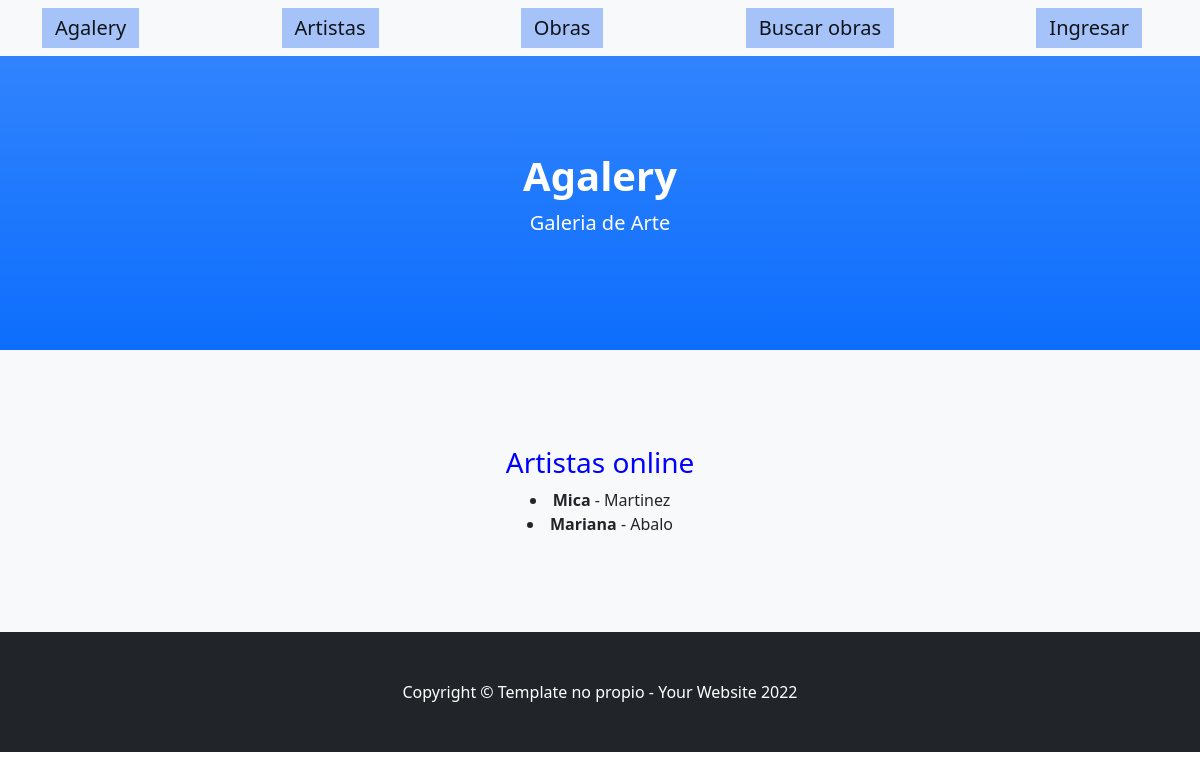
The page /agalery/artista/ on the database its author committed.
### agalery/models.py (models this page shows, shortened)
class artista(models.Model):
    usuario = models.ForeignKey(user, verbose_name="Usuario Artista", default=1, on_delete=models.SET_DEFAULT)
    nombre = models.CharField(max_length=100, help_text="Nombre")
    apellido = models.CharField(max_length=100, help_text="Apellido")
    bio = models.TextField(max_length=300, help_text="Descripción de la obre en 300 caracteres")

### agalery/views.py (the view)
# urls.py: path('artista/', views.lista_artistas, name='artista'),
def lista_artistas(request):
    art = artista.objects.all()
    return render(request, 'agalery/artista.html', {'art': art})

### agalery/template/agalery/artista.html
{% extends "agalery/padre.html"%}
{% load static %}
{% block contenidoquecambia %}
<h3><FONT COLOR="blue">Artistas online</FONT></h3>
{% for artista in art %}
    <li><b>{{ artista.nombre }}</b> - {{ artista.apellido }}</li>
{% endfor %}
{% endblock %}

### rows shown on the page
artista: nombre "Mica", apellido "Martinez"
artista: nombre "Mariana", apellido "Abalo"
